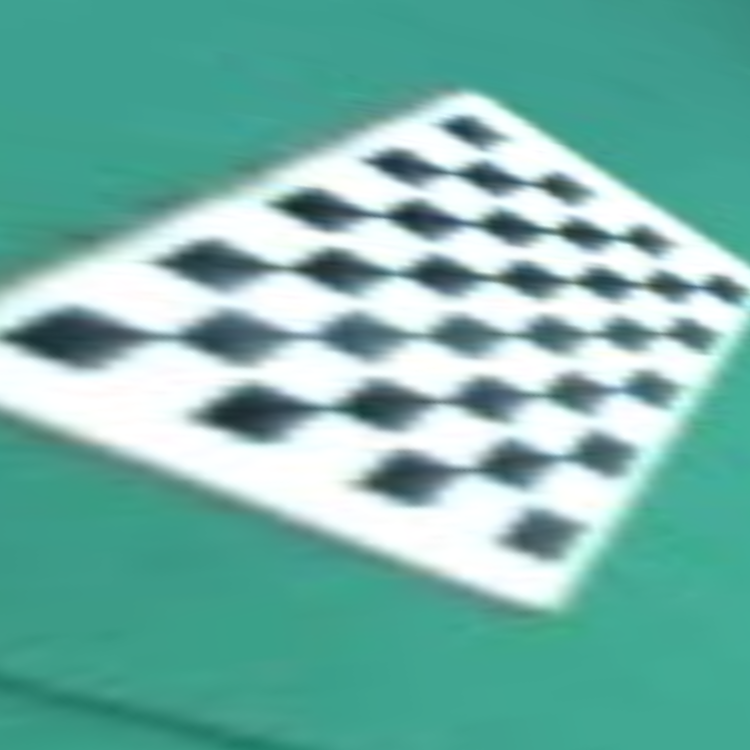
#> input picture assignment_2/data/cam1/temp/warped_transformed.png, 1500 x 1500 px, found by its file name (shown at 1/2 size)
$ python warped_image.py
#> lines starting #> are read from the running program, lines starting #| are printed output that depends on the picture
import cv2
from matplotlib import pyplot as plt
import numpy as np

from Clickevent import get_four_clicks
from interpolation import order_points, linear_interpolation

OUTPUT_DIRECTORY = 'data/cam1/temp/warped.png'
OUTPUT_DIRECTORY2 = 'data/cam1/temp/warped_transformed.png'
criteria = (cv2.TERM_CRITERIA_EPS + cv2.TERM_CRITERIA_MAX_ITER, 30, 0.001)
pattern_size = (8, 6)
square_size = 0.115

# [75 lines left out: function get_checkerboard_top_down, not called in this run]

    # if ret:
    #     corners2 = cv2.cornerSubPix(gray, corners, (11, 11), (-1, -1), criteria)

    # corners2 = linear_interpolation(clicks, (8, 6))

def check_transformed_corners_manually():
    # Prepare 3D object points
    objp = np.zeros((np.prod(pattern_size), 3), np.float32)
    objp[:, :2] = np.mgrid[0:pattern_size[0], 0:pattern_size[1]].T.reshape(-1, 2) * square_size

    # Storage for object and image points
    objpoints = []  # 3D points
    imgpoints = []  # 2D points

    img = cv2.imread(OUTPUT_DIRECTORY2)
#> img is the input picture: shape (1500, 1500, 3); mean B, G, R 168.8, 178.8, 117.2
    gray = cv2.cvtColor(img, cv2.COLOR_BGR2GRAY)
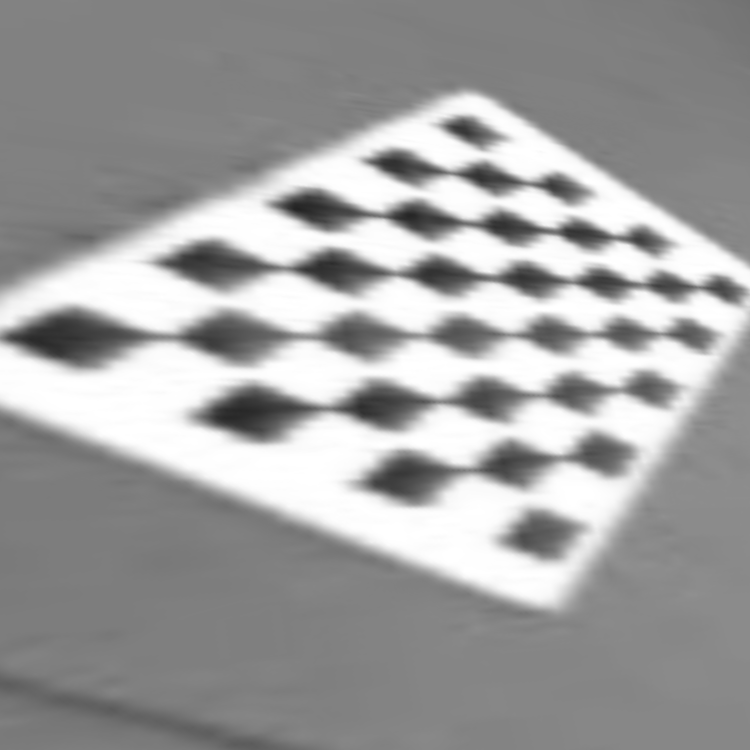
#> gray: shape (1500, 1500) (shown at 1/2 size); min 34, max 255, mean 159.2

    ret, corners = cv2.findChessboardCorners(gray, pattern_size, None)
#> ret = False; corners = None
    if ret:
        objpoints.append(objp)
        corners2 = cv2.cornerSubPix(gray, corners, (11, 11), (-1, -1), criteria)
        imgpoints.append(corners2)

        cv2.drawChessboardCorners(img, pattern_size, corners, ret)
        cv2.imshow("img", img)
        cv2.waitKey(0)

    else:
        print(f"Chessboard corners not found, please select the 4 corners of the chessboard starting from top left and ending at bottom left.")

        # Manually assign the corners
        manual_corners = []

        cv2.namedWindow('img', cv2.WINDOW_NORMAL)
        cv2.setMouseCallback('img', select_corners, {'corners': manual_corners})

        while len(manual_corners) < 4:
            cv2.imshow('img', img)
            cv2.waitKey(1)

        # Convert the selected corners to NumPy array
        manual_corners = np.array(manual_corners, dtype=np.float32)

        # Define object points (real-world coordinates in cm)
        dst_points = np.array([
            [0, 0],
            [pattern_size[1] - 1, 0],
            [pattern_size[1] - 1, pattern_size[0] - 1],
            [0, pattern_size[0] - 1]
        ], dtype=np.float32) * square_size
        H, _ = cv2.findHomography(manual_corners, dst_points)

        # Generate grid of expected inner corners
        x_grid, y_grid = np.meshgrid(range(pattern_size[1]), range(pattern_size[0]))
        grid_points = np.vstack([x_grid.ravel(), y_grid.ravel()]).T.astype(np.float32) * square_size

        # Transform these points to image space
        projected_corners = cv2.perspectiveTransform(grid_points.reshape(1, -1, 2), np.linalg.inv(H))
        projected_corners = projected_corners.reshape(-1, 1, 2)

        # Store points
        objpoints.append(objp)
        imgpoints.append(projected_corners)

        # Draw selected and calculated points
        for point in projected_corners:
            cv2.circle(img, tuple(point.ravel().astype(int)), 5, (0, 255, 0), -1)

        cv2.imshow("img", img)
        cv2.waitKey(0)

# Function to manually select the corners
# [7 lines left out: function select_corners, not called in this run]

def main():
    # Run the function
    check_transformed_corners_manually()
    # if result is not None:
    #     cv2.imshow('Warped Board', result)
    #     cv2.waitKey(0)


if __name__ == "__main__":
    main()
